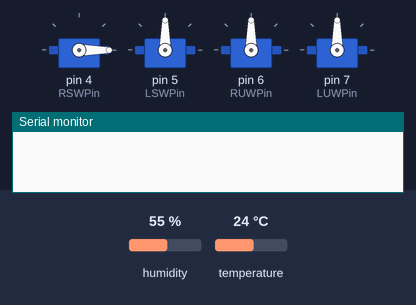
Simulated run of this sketch. Board: Arduino Uno, built with avr-gcc and run on an emulated ATmega328P. Shown: 4 × servo, the last lines printed to the serial monitor. The inputs (shaded band) are chosen by the test bench; at power-on: humidity 55 %, temperature 24 °C.

Above: at 0.1 s.
At 1.1 s:
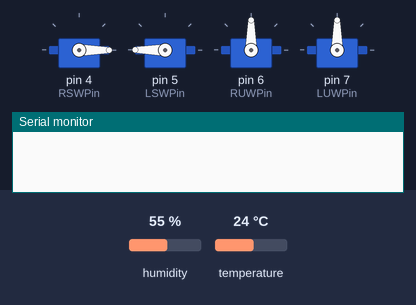
At 2.1 s:
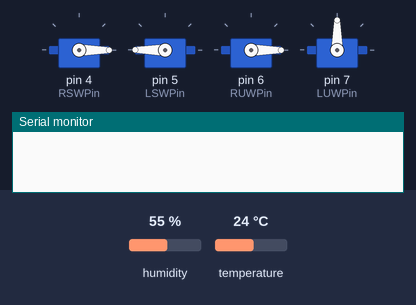
At 3.1 s:
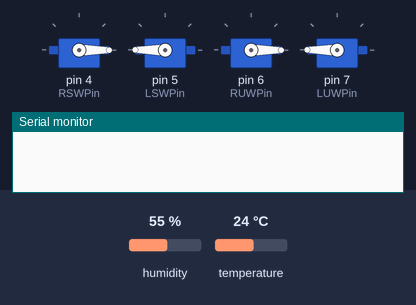
At 9.1 s:
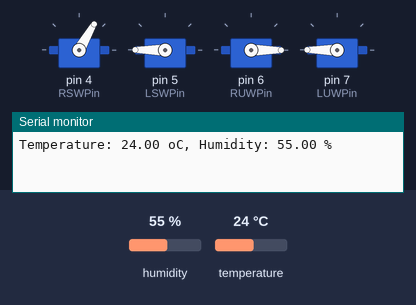
At 12.1 s:
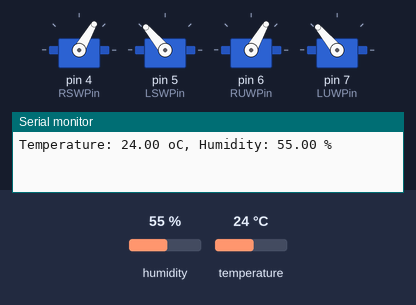
Timing chart, 0 to 13.6 s (numbered marks = the images above):
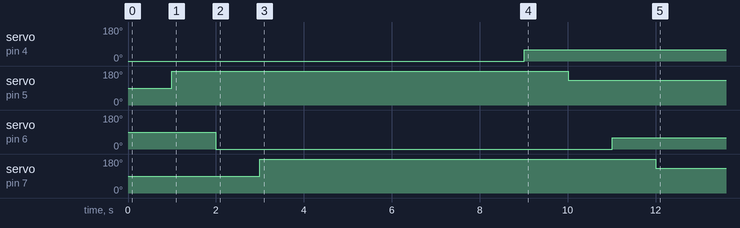

Measured:
- by itself, servo on pin 4 (RSWPin): 0° → 60° at 9.0 s
- by itself, servo on pin 5 (LSWPin): 90° → 180° at 1.0 s, → 130° 9.0 s later
- by itself, servo on pin 6 (RUWPin): 90° → 0° at 2.0 s, → 60° 9.0 s later
- by itself, servo on pin 7 (LUWPin): 90° → 180° at 3.0 s, → 130° 9.0 s later

The sketch:

Servo_VPD.ino
```cpp
#include "DHT.h"
#include <Servo.h>

#define DHTPIN 2
#define DHTTYPE DHT22
#define RSWPin 4
#define LSWPin 5
#define RUWPin 6
#define LUWPin 7

int RSW_value = 0;
int LSW_value = 0;
int RUW_value = 0;
int LUW_value = 0;

int LowVPD = 0.4;
int HighVPD = 1.4;

Servo RSW;    //Right Side Window
Servo LSW;    //Left Side Window
Servo RUW;    //Right Up Window
Servo LUW;    //Left Up Window
DHT dht(DHTPIN, DHTTYPE);

void setup() {
  Serial.begin(9600);
  dht.begin();

  RSW.attach(RSWPin);
  LSW.attach(LSWPin);
  RUW.attach(RUWPin);
  LUW.attach(LUWPin);

  RSW.write(0);
  delay(1000);
  LSW.write(180);
  delay(1000);
  RUW.write(0);
  delay(1000);
  LUW.write(180);
  delay(1000);
}

void loop() {
  float humi = dht.readHumidity();
  float temp = dht.readTemperature();
  float DP = dewPoint(temp, humi);
  float AH =  ((6.112 * exp((17.67 * temp) / (temp + 245.5)) * humi * 18.02) / ((273.15 + temp) * 100 * 0.08314));
  float Psat =  (6.112 * exp((17.67 * temp) / (temp + 243.5))) / 10;
  float P =  (6.112 * exp((17.67 * temp) / (temp + 243.5)) * (humi / 100)) / 10;
  float VPD = (Psat - P);
  Serial.print("Temperature: ");
  Serial.print(temp);
  Serial.print(" oC, Humidity: ");
  Serial.print(humi);
  Serial.println(" %");
  delay(5000);

  if (VPD < LowVPD) {
    RSW.write(0);
    delay(1000);
    LSW.write(180);
    delay(1000);
    RUW.write(0);
    delay(1000);
    LUW.write(180);
    delay(1000);
  }
  if (VPD > HighVPD) {
    RSW.write(60);
    delay(1000);
    LSW.write(130);
    delay(1000);
    RUW.write(60);
    delay(1000);
    LUW.write(130);
    delay(1000);
  }
}

float dewPoint(float temp, float humi) {
  float RATIO = 373.15 / (273.15 + temp);
  float RHS = -7.90298 * (RATIO - 1);
  RHS += 5.02808 * log10(RATIO);
  RHS += -1.3816e-7 * (pow(10, (11.344 * (1 - 1 / RATIO ))) - 1) ;
  RHS += 8.1328e-3 * (pow(10, (-3.49149 * (RATIO - 1))) - 1) ;
  RHS += log10(1013.246);
  float VP = pow(10, RHS - 3) * humi;
  float T = log(VP / 0.61078); // temp var
  return (241.88 * T) / (17.558 - T);
}
```
